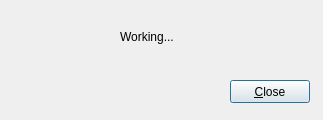
<?xml version="1.0" encoding="UTF-8"?>
<ui version="4.0">
 <class>Dialog</class>
 <widget class="QDialog" name="Dialog">
  <property name="windowModality">
   <enum>Qt::ApplicationModal</enum>
  </property>
  <property name="geometry">
   <rect>
    <x>0</x>
    <y>0</y>
    <width>323</width>
    <height>120</height>
   </rect>
  </property>
  <property name="windowTitle">
   <string>Operation in progress</string>
  </property>
  <property name="windowIcon">
   <iconset resource="resources.qrc">
    <normaloff>:/i/icons/gears.png</normaloff>:/i/icons/gears.png</iconset>
  </property>
  <widget class="QLabel" name="gears">
   <property name="geometry">
    <rect>
     <x>20</x>
     <y>20</y>
     <width>70</width>
     <height>70</height>
    </rect>
   </property>
   <property name="text">
    <string/>
   </property>
   <property name="pixmap">
    <pixmap resource="resources.qrc">:/i/icons/gears.png</pixmap>
   </property>
   <property name="scaledContents">
    <bool>true</bool>
   </property>
  </widget>
  <widget class="QLabel" name="status">
   <property name="geometry">
    <rect>
     <x>120</x>
     <y>30</y>
     <width>201</width>
     <height>41</height>
    </rect>
   </property>
   <property name="text">
    <string>Working...</string>
   </property>
   <property name="alignment">
    <set>Qt::AlignLeading|Qt::AlignLeft|Qt::AlignTop</set>
   </property>
   <property name="wordWrap">
    <bool>true</bool>
   </property>
  </widget>
  <widget class="QPushButton" name="btn_close">
   <property name="geometry">
    <rect>
     <x>230</x>
     <y>80</y>
     <width>80</width>
     <height>23</height>
    </rect>
   </property>
   <property name="text">
    <string>&amp;Close</string>
   </property>
  </widget>
 </widget>
 <resources>
  <include location="resources.qrc"/>
 </resources>
 <connections/>
</ui>
